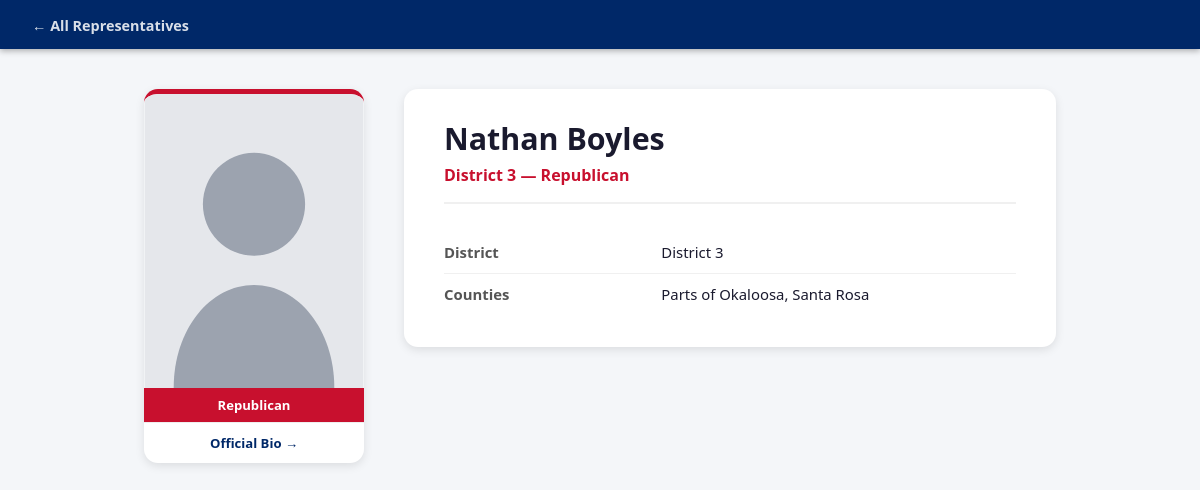
/php/profile.php?id=5063, run on the app's committed database.
### tables this page shows
CREATE TABLE representatives (
    id                     INTEGER PRIMARY KEY AUTOINCREMENT,
    member_id              INTEGER NOT NULL UNIQUE,  -- MemberId from flhouse.gov
    is_current             INTEGER NOT NULL DEFAULT 1,  -- 1 = serving now, 0 = former
    term                   TEXT NOT NULL DEFAULT '',
    full_name              TEXT NOT NULL DEFAULT '',
    district               INTEGER,
    party                  TEXT NOT NULL DEFAULT '',
    counties               TEXT NOT NULL DEFAULT '',
    bio_url                TEXT NOT NULL DEFAULT '',
    photo_url              TEXT NOT NULL DEFAULT '',
    city                   TEXT NOT NULL DEFAULT '',
    occupation             TEXT NOT NULL DEFAULT '',
    birthplace             TEXT NOT NULL DEFAULT '',
    age                    TEXT NOT NULL DEFAULT '',
    year_moved_to_florida  TEXT NOT NULL DEFAULT '',
    spouse                 TEXT NOT NULL DEFAULT '',
    children               TEXT NOT NULL DEFAULT '',
    grandchildren          TEXT NOT NULL DEFAULT '',
    education              TEXT NOT NULL DEFAULT '',
    religion               TEXT NOT NULL DEFAULT '',
    recreational_interests TEXT NOT NULL DEFAULT '',
    military               TEXT NOT NULL DEFAULT '',
    extra_bio              TEXT NOT NULL DEFAULT '{}'  -- JSON object
);

### php/representatives.php (called while the page is built, shortened)
<?php
function get_db(): PDO {
    static $conn = null;
    if ($conn === null) {
        $conn = new PDO(DB_DSN, DB_USER, DB_PASS, [
            PDO::ATTR_ERRMODE            => PDO::ERRMODE_EXCEPTION,
            PDO::ATTR_DEFAULT_FETCH_MODE => PDO::FETCH_ASSOC,
        ]);
    }
    return $conn;
}
function get_by_member_id(int $member_id): ?array {
    $stmt = get_db()->prepare("SELECT * FROM `representatives` WHERE `member_id` = ? LIMIT 1");
    $stmt->execute([$member_id]);
    return $stmt->fetch() ?: null;
}

### php/profile.php (the view, shortened to what this page needs)
<?php
require_once __DIR__ . '/representatives.php';
$member_id = filter_input(INPUT_GET, 'id', FILTER_VALIDATE_INT);
$rep = get_by_member_id($member_id);
    ?>
    <?php
$name      = htmlspecialchars($rep['full_name']);
$photo     = htmlspecialchars($rep['photo_url']);
$party_cls = strtolower($rep['party']);
$bio_rows = [
    'Former Member — Served'  => $rep['is_current'] ? '' : $rep['term'],
    'City of Residence'       => $rep['city'],
    'Occupation'              => $rep['occupation'],
    'District'                => $rep['district'] ? 'District ' . $rep['district'] : '',
    'Counties'                => $rep['counties'],
    'Born'                    => $rep['birthplace'],
    'Age'                     => $rep['age'],
    'Moved to Florida'        => $rep['year_moved_to_florida'],
    'Spouse'                  => $rep['spouse'],
    'Children'                => $rep['children'],
    'Grandchildren'           => $rep['grandchildren'],
    'Education'               => $rep['education'],
    'Military Service'        => $rep['military'],
    'Religious Affiliation'   => $rep['religion'],
    'Recreational Interests'  => $rep['recreational_interests'],
];
?>
<!DOCTYPE html>
<html lang="en">
<head>
  <link rel="stylesheet" href="style.css">
</head>
<body class="profile-page">
<div class="profile-back">
  <a href="index.php">&larr; All Representatives</a>
</div>
<main class="profile-container">
  <aside class="profile-sidebar <?= $party_cls ?>">
    <img src="<?= $photo ?>" alt="<?= $name ?>"
         onerror="this.src='placeholder.svg'">
    <div class="profile-party-badge <?= $party_cls ?>">
      <?= htmlspecialchars($rep['party']) ?>
    </div>
    <a class="profile-ext-link"
       href="<?= htmlspecialchars($rep['bio_url']) ?>"
       target="_blank" rel="noopener">
      Official Bio &rarr;
    </a>
  </aside>
  <section class="profile-main">
    <h1><?= $name ?></h1>
    <h2 class="profile-subtitle <?= $party_cls ?>">
      District <?= (int)$rep['district'] ?> &mdash; <?= htmlspecialchars($rep['party']) ?>
    </h2>
    <table class="bio-table">
      <?php foreach ($bio_rows as $label => $value): ?>
        <?php if (trim((string)$value) === '') continue; ?>
        <tr>
          <th><?= htmlspecialchars($label) ?></th>
          <td><?= htmlspecialchars($value) ?></td>
        </tr>
      <?php endforeach; ?>
    </table>
  </section>
</main>
</body>
</html>

### css/style.css (style rules this page uses)
*, *::before, *::after { box-sizing: border-box; margin: 0; padding: 0; }
body { font-family: 'Segoe UI', system-ui, sans-serif; background: #f4f6f9; color: #1a1a2e; min-height: 100vh; }
a { color: inherit; text-decoration: none; }
.profile-page { background: #f4f6f9; }
.profile-back { background: #002868; padding: .85rem 2rem; position: sticky; top: 0; z-index: 100; box-shadow: 0 2px 6px rgba(0,0,0,.3); }
.profile-back a { color: #fff; font-size: .9rem; font-weight: 600; opacity: .85; transition: opacity .2s; }
.profile-container { display: flex; gap: 2.5rem; max-width: 960px; margin: 2.5rem auto; padding: 0 1.5rem 3rem; align-items: flex-start; }
.profile-sidebar { flex: 0 0 220px; text-align: center; background: #fff; border-radius: 14px; overflow: hidden; box-shadow: 0 3px 10px rgba(0,0,0,.1); border-top: 5px solid #ccc; }
.profile-sidebar.republican { border-top-color: #c8102e; }
.profile-sidebar img { width: 100%; aspect-ratio: 3 / 4; object-fit: cover; object-position: top center; display: block; }
.profile-party-badge { padding: .5rem; font-size: .82rem; font-weight: 700; color: #fff; }
.profile-party-badge.republican { background: #c8102e; }
.profile-ext-link { display: block; padding: .7rem 1rem; font-size: .82rem; font-weight: 600; color: #002868; border-top: 1px solid #eee; transition: background .2s; }
.profile-main { flex: 1; background: #fff; border-radius: 14px; padding: 2rem 2.5rem; box-shadow: 0 3px 10px rgba(0,0,0,.1); }
.profile-main h1 { font-size: 1.9rem; font-weight: 800; color: #1a1a2e; line-height: 1.2; }
.profile-subtitle { font-size: 1rem; font-weight: 600; margin-top: .4rem; margin-bottom: 1.75rem; padding-bottom: 1rem; border-bottom: 2px solid #f0f0f0; }
.profile-subtitle.republican { color: #c8102e; }
.bio-table { width: 100%; border-collapse: collapse; font-size: .93rem; }
.bio-table tr + tr td, .bio-table tr + tr th { border-top: 1px solid #f0f0f0; }
.bio-table th { width: 38%; padding: .65rem .5rem .65rem 0; text-align: left; font-weight: 600; color: #555; vertical-align: top; white-space: nowrap; }
.bio-table td { padding: .65rem 0; color: #1a1a2e; vertical-align: top; }

### data on the page
representatives: party "Republican", full_name "Nathan Boyles", district "3"

### other printed values
$label "District"
$value "District 3"
$label "Counties"
$value "Parts of Okaloosa, Santa Rosa"
